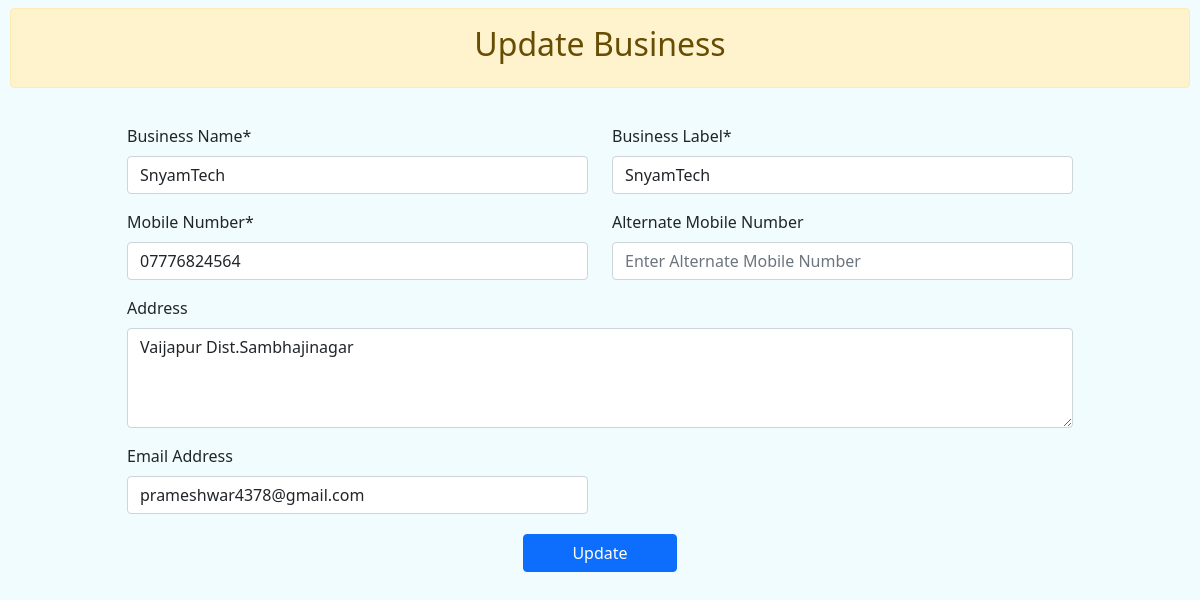
Before: /developer/update_business/1 with the older database file.
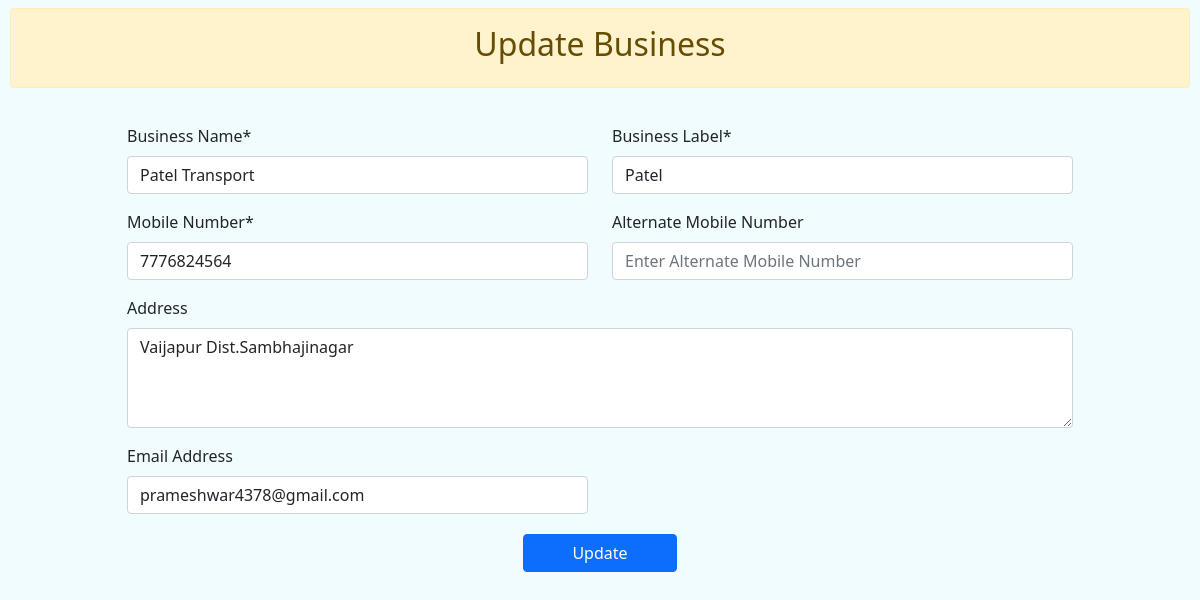
After: the same page with the newer database file.
### Developer/models.py (models this page shows, shortened)
class Business(models.Model):
    business_name = models.CharField(max_length=100)
    business_label = models.CharField(max_length=15)
    mobile_number = models.CharField(max_length=15)
    alternate_mobile_number = models.CharField(max_length=15, null=True, blank=True)
    address = models.TextField(null=True, blank=True)
    email = models.EmailField(unique=True, null=True, blank=True)
    business_number=models.CharField(max_length=50, null=True, blank=True)
    created_at = models.DateTimeField(auto_now_add=True)
    updated_at = models.DateTimeField(auto_now=True)

### Developer/views.py (the view)
# urls.py: path('update_business/<int:id>', update_business, name='developer_update_business'),
def update_business(request, id):
    business = get_object_or_404(Business, id=id)  # Safely retrieve the Business instance or return a 404 error
    if request.method == 'POST':
        form = BusinessForm(request.POST, request.FILES, instance=business)  # Populate the form with the instance data
        if form.is_valid():
            form.save()  # Save the updated business inst
            messages.success(request, 'Business Updated Successfully.')
    else:
        form = BusinessForm(instance=business)  # Populate the form with the existing business data on GET request
    return render(request, 'developer_update_business.html', {'form': form,'business':business})

### Developer/templates/developer_update_business.html (shortened to what this page needs)
{% extends "base_window.html" %}
{% load crispy_forms_tags %}
{% block content %}
<main id="main" class="main">
    <section class="section dashboard">
        <div class="alert alert-warning text-center mt-2">
            <h2>Update Business </h2>
        </div>
        <div class="container-fluid mb-3 form-header p-3">
            <div class="row p-1 rounded">
                <div class="col-sm-12">
                    <form method="POST" enctype="multipart/form-data">
                        <div class="row">
                            <div class="col-sm-1"></div>
                            <div class="col-sm-10">
                                <div class="row">
                                    <div class="col-sm-6">
                                        {{ form.business_name|as_crispy_field }}
                                    </div>
                                    <div class="col-sm-6">
                                        {{ form.business_label|as_crispy_field }}
                                    </div>
                                    <div class="col-sm-6">
                                        {{ form.mobile_number|as_crispy_field }}
                                    </div>
                                    <div class="col-sm-6">
                                        {{ form.alternate_mobile_number|as_crispy_field }}
                                    </div>
                                    <div class="col-sm-12">
                                        {{ form.address|as_crispy_field }}
                                    </div>
                                    <div class="col-sm-6">
                                        {{ form.email|as_crispy_field }}
                                    </div>
                                </div>
                            </div>
                            <div class="col-sm-1"></div>
                        </div>
                        <center><button type="submit" class="btn btn-primary mt-1 px-5">Update</button></center>
                    </form>
                </div>
            </div>
        </div>
    </section>
</main>
{% endblock content %}

Changed rows visible on the page:
changed Business "Vaijapur Dist.Sambhajinagar": business_name "SnyamTech" → "Patel Transport"; business_label "SnyamTech" → "Patel"; mobile_number "07776824564" → "7776824564"
